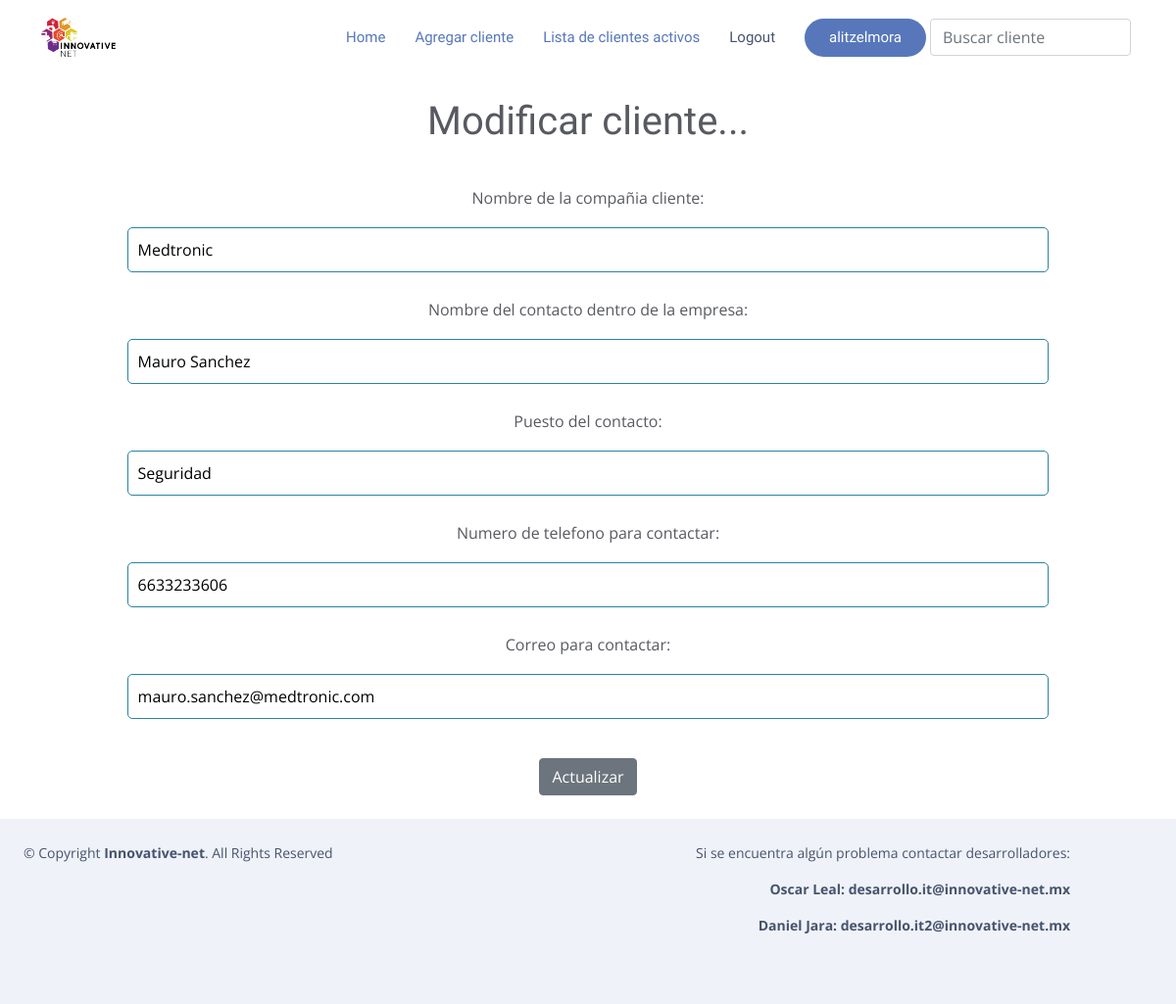
Page /modificar_cliente/71/ (signed in) on the committed database.
### RPA/models.py (models this page shows, shortened)
class Cliente(models.Model):
    usuario = models.ForeignKey(User, on_delete=models.CASCADE, null=True, blank=True)
    nombre = models.CharField('Nombre de la compañia cliente',max_length=200)
    encargado = models.CharField('Nombre del contacto dentro de la empresa',max_length
    =120)
    puesto_encargado = models.CharField('Puesto del contacto',max_length
    =120)
    numero_contacto=models.CharField('Numero de telefono para contactar',max_length
    =10)
    correo_contacto=models.EmailField('Correo para contactar',blank=True)
    class Meta:
        ordering = ['nombre']

### RPA/views.py (the view, shortened to what this page needs)
# urls.py: path('modificar_cliente/<int:pk>/', Modificar_Cliente.as_view(), name='modificar_cliente'),
class Modificar_Cliente (LoginRequiredMixin, UpdateView):
    model = Cliente
    fields = ['nombre', 'encargado', 'puesto_encargado',
              'numero_contacto', 'correo_contacto', ]
    success_url = reverse_lazy('lista_clientes')
    template_name = 'cliente/modificar_cliente.html'

### RPA/templates/cliente/modificar_cliente.html (shortened to what this page needs)
{% extends 'mantenimientos/base.html'%}
{% load static %}
{% block body %}
        <center>
                <h1>Modificar cliente...</h1>
                <br/>
                <form action="" method="POST">
                        {{ form.as_p }}
                        <br/>
                        <input type="submit" value="Actualizar" class="btn btn-secondary">
                </form>
                <br/>
        </center>
{% endblock %}

### RPA/templates/mantenimientos/base.html (shortened to what this page needs)
{% load static %}
<!DOCTYPE html>
<html lang="en">
<head>
  <link rel="stylesheet" href="https://stackpath.bootstrapcdn.com/bootstrap/4.5.0/css/bootstrap.min.css">
  <link href="{% static '\vendor\aos\aos.css' %}" rel="stylesheet">
  <link href="{% static '\vendor\bootstrap\css\bootstrap.min.css' %}" rel="stylesheet">
  <link href="{% static '\vendor\bootstrap-icons\bootstrap-icons.css' %}" rel="stylesheet">
  <link href="{% static '\vendor\boxicons\css\boxicons.min.css' %}" rel="stylesheet">
  <link href="{% static '\vendor\glightbox\css\glightbox.min.css' %}" rel="stylesheet">
  <link href="{% static '\vendor\swiper\swiper-bundle.min.css' %}" rel="stylesheet">
  <link href="{% static '\css\style.css' %}" rel="stylesheet">
</head>
<body style="padding-top: 70px;">
    <header id="header" class="fixed-top  header-transparent ">
      <div class="container d-flex align-items-center justify-content-between">
        <div class="logo">
          <a href="https://www.innovative-net.mx/"><img src="{% static '\assets\img\horizontal blanco.png' %}" alt="" class="img-fluid"></a>
        </div>
        <nav id="navbar" class="navbar">
          <ul>
            <li><a class="nav-link scrollto active" href="{% url 'home' %}">Home</a></li>
            <li><a class="nav-link scrollto active" href="{% url 'agregar_cliente' %}">Agregar cliente</a></li>
            <li><a class="nav-link scrollto active" href="{% url 'lista_clientes' %}">Lista de clientes activos</a></li>
            {% if request.user.is_authenticated %}
            <li><a class="nav-link scrollto" href="{% url 'logout' %}">Logout</a></li>
            {% if request.user.is_staff %}
                <li><a class="getstarted scrollto" href="{% url 'admin:index' %}" >{{request.user}} - Admin</a></li>
                {% else %}
                <li><a class="getstarted scrollto" href="" >{{request.user}}</a></li>
                {% endif %}
            {% else %}
            <li><a class="getstarted scrollto" href="{% url 'login'  %}" >Login</a></li>
            {% endif %}
            <li id="search-bar">
              <form class="d-flex m-1" method="POST" action="{% url 'buscar_clientes' %}">
                <input type="search" id="form1" class="form-control" placeholder="Buscar cliente" aria-label="Buscar cliente" name="searched"/>
              </form>
            </li>
          </ul>
        </nav>
      </div>
    </header>
    <div class="container-fluid" style="margin-top: 30px;">
      {% block body %}
      {% endblock %}
    </div>
    <footer id="footer">
      <div class="row container py-4 ">
        <div class="col">
          <div class="copyright">
            &copy; Copyright <strong><span>Innovative-net</span></strong>. All Rights Reserved
          </div>
        </div>
        <div class="col container " style="text-align: right;">
          <p>Si se encuentra algún problema contactar desarrolladores:</p>
          <strong>
            <p>Oscar Leal: desarrollo.it@innovative-net.mx</p>
            <p>Daniel Jara: desarrollo.it2@innovative-net.mx</p>
          </strong>
        </div>
      </div>
    </footer>
</body>
</html>

### RPA/static/css/style.css (style rules this page uses)
body { font-family: "Open Sans", sans-serif; color: #585a61; }
a { color: #5777ba; text-decoration: none; }
h1, h2, h3, h4, h5, h6 { font-family: "Raleway", sans-serif; }
#header { transition: all 0.5s; z-index: 997; transition: all 0.5s; padding: 15px 0; background: rgba(255, 255, 255, 0.95); }
#header.header-transparent { background: transparent; }
#header .logo img { margin: 0; max-height: 40px; }
.navbar { padding: 0; }
.navbar ul { margin: 0; padding: 0; display: flex; list-style: none; align-items: center; }
.navbar li { position: relative; }
.navbar a, .navbar a:focus { display: flex; align-items: center; justify-content: space-between; padding: 10px 0 10px 30px; font-family: "Raleway", sans-serif; font-size: 15px; color: #47536e; white-space: nowrap; transition: 0.3s; }
.navbar a:hover, .navbar .active, .navbar .active:focus, .navbar li:hover > a { color: #5777ba; }
.navbar .getstarted { background: #5777ba; color: #fff; padding: 12px 25px; margin-left: 30px; color: #fff; line-height: 1; border-radius: 50px; }
#footer { background: #fff; padding: 0 0 30px 0; color: #47536e; font-size: 14px; background: #eff2f8; }
#footer .copyright { text-align: center; float: left; color: #47536e; }

### RPA/templates/mantenimientos/base.html (style rules this page uses)
input[type=text], input[type=number], input[type=email], textarea { border: 1px solid #2a83a3; border-radius: 5px; padding: 10px; width: 80%; }
label { padding: 10px !important; display: block; }

### rows in the picture
Cliente: nombre "Medtronic", encargado "Mauro Sanchez", puesto_encargado "Seguridad", numero_contacto "6633233606", correo_contacto "mauro.sanchez@medtronic.com"

### other values in the picture
{{ request.user }} "alitzelmora"
